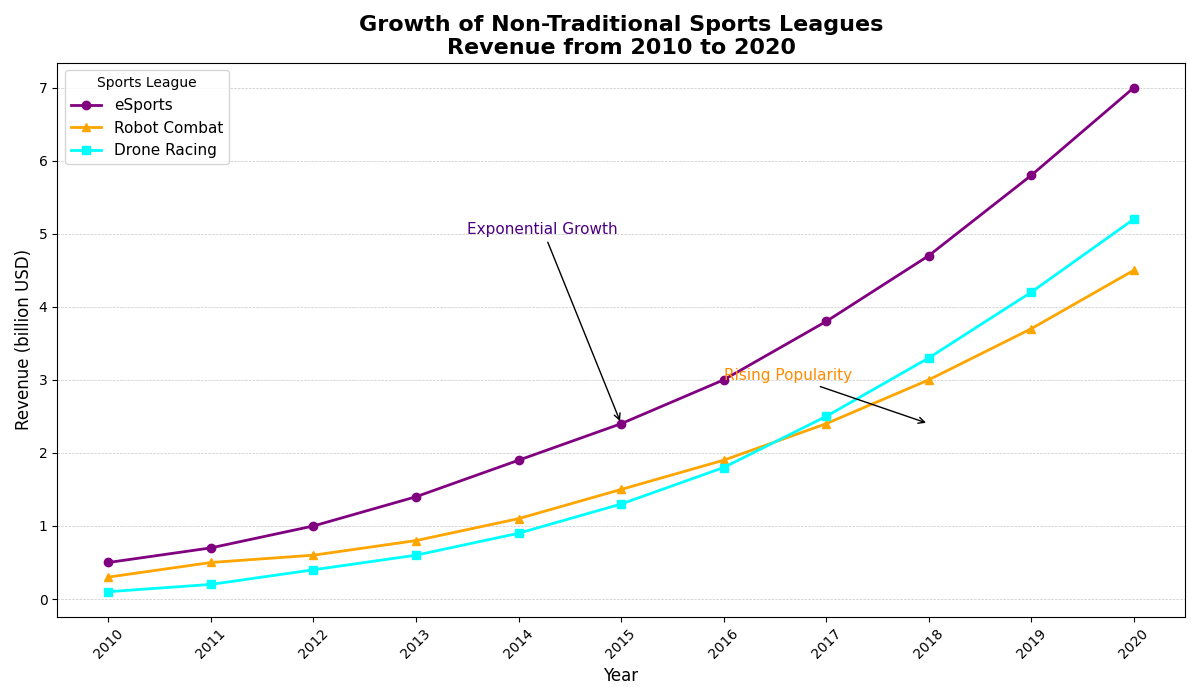

Reproduce this figure in Python.
import numpy as np
import matplotlib.pyplot as plt

# Define the years for the x-axis
years = np.arange(2010, 2021)

# Fictional revenue data for different sports leagues in billion USD
esports_revenue = np.array([0.5, 0.7, 1.0, 1.4, 1.9, 2.4, 3.0, 3.8, 4.7, 5.8, 7.0])
robot_combat_revenue = np.array([0.3, 0.5, 0.6, 0.8, 1.1, 1.5, 1.9, 2.4, 3.0, 3.7, 4.5])
drone_racing_revenue = np.array([0.1, 0.2, 0.4, 0.6, 0.9, 1.3, 1.8, 2.5, 3.3, 4.2, 5.2])

# Create the figure and axis
fig, ax = plt.subplots(figsize=(12, 7))

# Plot lines for each sports league with new colors
ax.plot(years, esports_revenue, marker='o', linestyle='-', color='purple', linewidth=2, label='eSports')
ax.plot(years, robot_combat_revenue, marker='^', linestyle='-', color='orange', linewidth=2, label='Robot Combat')
ax.plot(years, drone_racing_revenue, marker='s', linestyle='-', color='cyan', linewidth=2, label='Drone Racing')

# Add titles and labels
ax.set_title('Growth of Non-Traditional Sports Leagues\nRevenue from 2010 to 2020', fontsize=16, fontweight='bold')
ax.set_xlabel('Year', fontsize=12)
ax.set_ylabel('Revenue (billion USD)', fontsize=12)

# Customize ticks and grid
ax.set_xticks(years)
ax.set_xticklabels(years, rotation=45)
ax.yaxis.grid(True, linestyle='--', linewidth=0.5, alpha=0.7)

# Add legend with title
ax.legend(title='Sports League', fontsize=11, loc='upper left')

# Annotations to highlight significant growths
ax.annotate('Exponential Growth',
            xy=(2015, 2.4), xytext=(2013.5, 5),
            arrowprops=dict(facecolor='purple', arrowstyle='->'), fontsize=11, color='indigo')

ax.annotate('Rising Popularity',
            xy=(2018, 2.4), xytext=(2016, 3), 
            arrowprops=dict(facecolor='orange', arrowstyle='->'), fontsize=11, color='darkorange')

# Automatically adjust layout to avoid overlaps
plt.tight_layout()

# Display the plot
plt.show()
